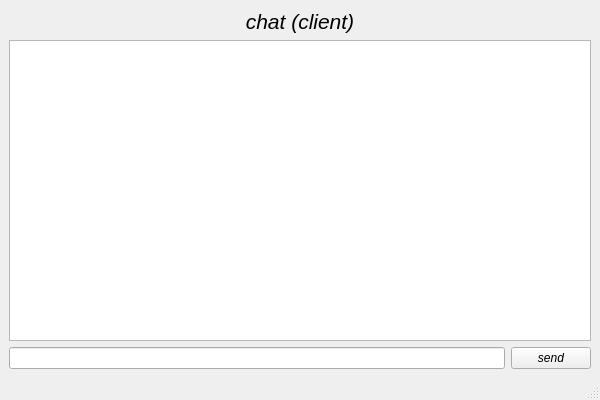
<?xml version="1.0" encoding="UTF-8"?>
<ui version="4.0">
 <class>MainWindow</class>
 <widget class="QMainWindow" name="MainWindow">
  <property name="geometry">
   <rect>
    <x>0</x>
    <y>0</y>
    <width>600</width>
    <height>400</height>
   </rect>
  </property>
  <property name="minimumSize">
   <size>
    <width>600</width>
    <height>400</height>
   </size>
  </property>
  <property name="windowTitle">
   <string>MainWindow</string>
  </property>
  <widget class="QWidget" name="centralwidget">
   <layout class="QVBoxLayout" name="verticalLayout_2">
    <item>
     <layout class="QVBoxLayout" name="verticalLayout">
      <item>
       <widget class="QLabel" name="label">
        <property name="font">
         <font>
          <pointsize>16</pointsize>
          <italic>true</italic>
         </font>
        </property>
        <property name="text">
         <string>chat (client)</string>
        </property>
        <property name="alignment">
         <set>Qt::AlignCenter</set>
        </property>
       </widget>
      </item>
      <item>
       <widget class="QTextEdit" name="textEdit">
        <property name="font">
         <font>
          <pointsize>15</pointsize>
          <italic>true</italic>
         </font>
        </property>
       </widget>
      </item>
      <item>
       <layout class="QHBoxLayout" name="horizontalLayout">
        <item>
         <widget class="QLineEdit" name="lineEdit"/>
        </item>
        <item>
         <widget class="QPushButton" name="pushButton">
          <property name="font">
           <font>
            <italic>true</italic>
           </font>
          </property>
          <property name="text">
           <string>send</string>
          </property>
          <property name="checkable">
           <bool>true</bool>
          </property>
         </widget>
        </item>
       </layout>
      </item>
     </layout>
    </item>
   </layout>
  </widget>
  <widget class="QMenuBar" name="menubar">
   <property name="geometry">
    <rect>
     <x>0</x>
     <y>0</y>
     <width>600</width>
     <height>26</height>
    </rect>
   </property>
  </widget>
  <widget class="QStatusBar" name="statusbar"/>
 </widget>
 <resources/>
 <connections/>
</ui>
